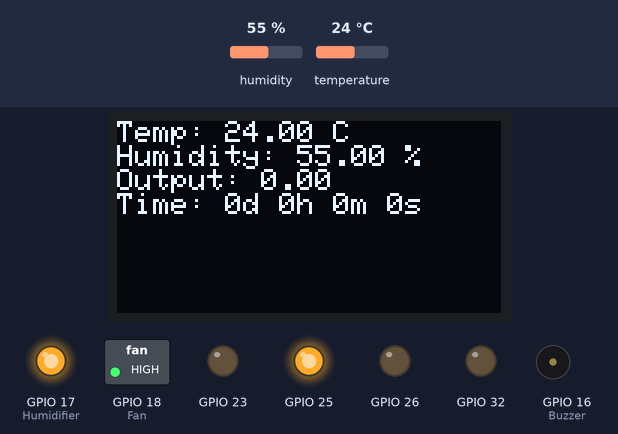
This sketch was run on a simulated ESP32. On the bench: 128×64 one-colour display, switched loads named in the sketch (green lamp = pin HIGH), output pins drawn as LEDs (lit = HIGH), buzzer (waves = sounding, pin HIGH). The inputs (shaded band) are chosen by the test bench; at power-on: temperature 24 °C, humidity 55 %. WiFi joins after 1.5 s; servers stay silent unless stated; the display library's start-up logo is not drawn; uploads are accepted with an empty reply; what the sketch prints to the serial monitor is not drawn.

Above: at 5.0 s.
5.1 s: temperature set to 12 °C
At 6.4 s:
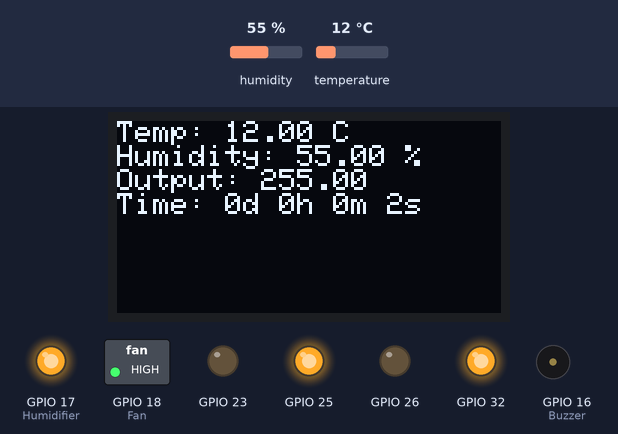
11.4 s: humidity set to 53 %
At 13.7 s:
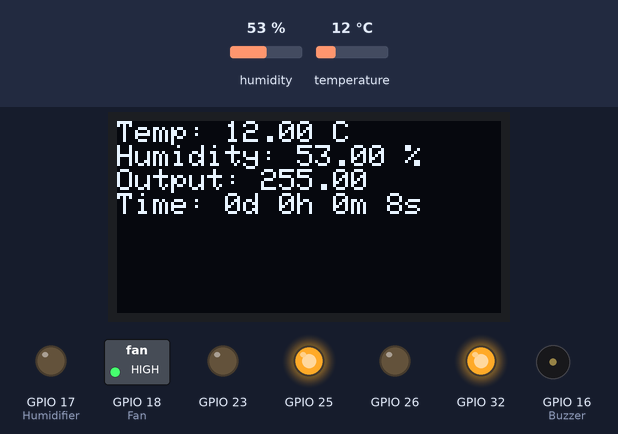
17.7 s: temperature set to 19 °C
At 19.9 s:
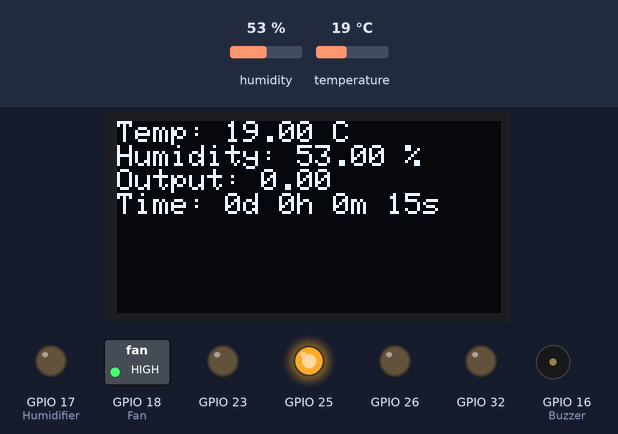
23.2 s: temperature set to 28 °C
At 27.3 s:
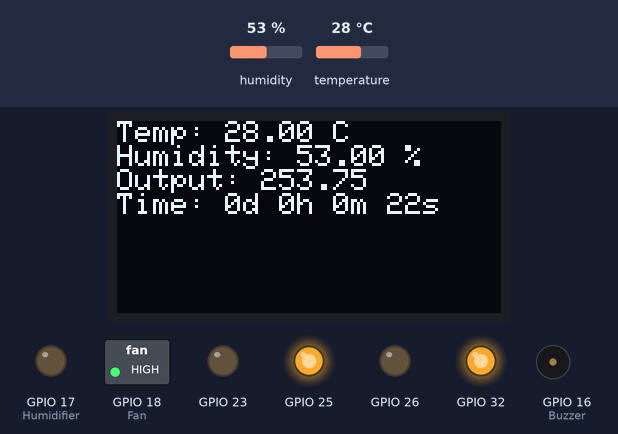
29.5 s: humidity set to 68 %
At 31.8 s:
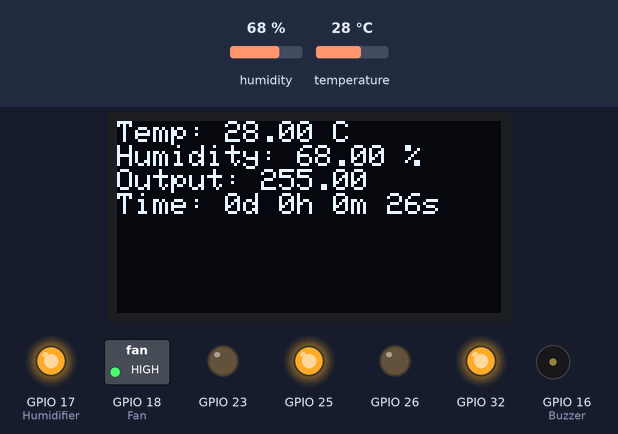
35.8 s: temperature set to 41 °C
At 38.0 s:
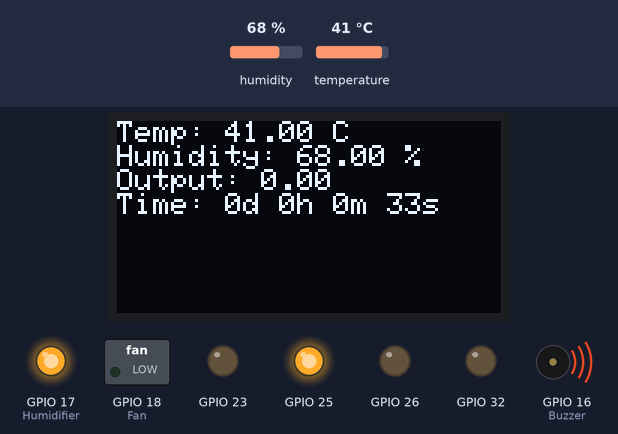
Timing chart, 0 to 56.7 s (numbered marks = the images above; inputs shaded):
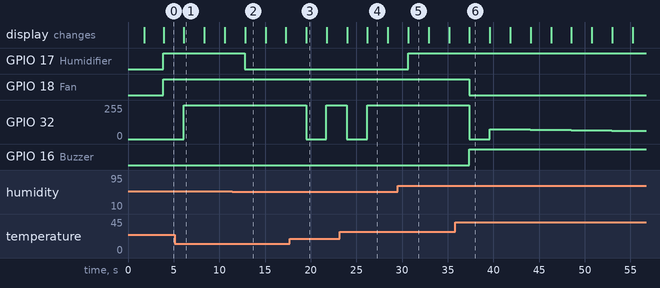

Measured:
- the behaviour switches between 55 and 54 % on humidity (found by bisection; images 1 and 2)
- after the input at 11.4 s, GPIO 17 (Humidifier): HIGH → LOW after 1.4 s
- after the input at 17.7 s, GPIO 32: 255/255 → 0/255 after 1.8 s, → 255/255 2.2 s later
- after the input at 23.2 s, GPIO 32: 255/255 → 0/255 after 0.75 s, → 253/255 2.2 s later, → 255/255 2.2 s later
- after the input at 29.5 s, GPIO 17 (Humidifier): LOW → HIGH after 1.2 s
- after the input at 35.8 s, GPIO 18 (Fan): HIGH → LOW after 1.5 s; GPIO 32: 255/255 → 0/255 after 1.5 s, → 74/255 2.2 s later, → 72/255 2.2 s later, → 70/255 2.2 s later, … (9 changes in this stretch); GPIO 16 (Buzzer): LOW → HIGH after 1.5 s
- what the display in image 1 shows lasts 2.3 s, from 6.1 s to 8.4 s

The sketch:

Arduino_Code.ino
```cpp
//past your Blynk IOT template_ID, TEMPLATE_NAME and AUTH_TOKEN here
#define BLYNK_TEMPLATE_ID "TMPL6w81mPBp8"
#define BLYNK_TEMPLATE_NAME "DHT22"
#define BLYNK_AUTH_TOKEN "Bf7Ds8CXCREH-nn_NxV0apGAEElso7mu"

#define BLYNK_PRINT Serial

#include <WiFi.h>
#include <BlynkSimpleEsp32.h>
#include <DHT.h>
#include <Wire.h>
#include <Adafruit_GFX.h>
#include <Adafruit_SSD1306.h>
#include <PID_v1.h>
#include <HTTPClient.h>

// WiFi credentials(Past your router/internet ssid and password)
char ssid[] = "V2027";
char pass[] = "fahim231";

// DHT sensor pin
#define DHTPIN 4
#define Buzzer 16
#define Fan 18
#define Humidifier 17
#define DHTTYPE DHT22   // DHT 22  (AM2302), AM2321
DHT dht(DHTPIN, DHTTYPE);

// Threshold temperature for notification
#define NOTIFICATION_THRESHOLD 38.0

// PID settings
double Setpoint = 37.5, Input, Output;
double Kp = 15, Ki = 5, Kd = 7; // Initial PID parameters
PID myPID(&Input, &Output, &Setpoint, Kp, Ki, Kd, DIRECT);

// OLED display settings
#define SCREEN_WIDTH 128
#define SCREEN_HEIGHT 64
#define OLED_RESET     -1
Adafruit_SSD1306 display(SCREEN_WIDTH, SCREEN_HEIGHT, &Wire, OLED_RESET);

// Timer variables
unsigned long startTime;
unsigned long elapsedTime;
unsigned long days;
unsigned long hours;
unsigned long minutes;
unsigned long seconds;

// Your Google Script Web App URL
const char* googleScriptURL = "https://script.google.com/macros/s/AKfycbwHriSS3SVPDDItg7uV6vYMiXFMxwGG4QKXFv6q7U2MhGf93gO0k9aJ9k8R5T4KZtig/exec";

void setup() {
  Serial.begin(115200);
  Blynk.begin(BLYNK_AUTH_TOKEN, ssid, pass);
  dht.begin();

  // Initialize pins for motor control
  pinMode(32, OUTPUT);
  pinMode(25, OUTPUT);
  pinMode(26, OUTPUT);
  pinMode(23, OUTPUT);
  pinMode(Buzzer, OUTPUT);
  pinMode(Fan, OUTPUT);
  pinMode(Humidifier, OUTPUT);
  pinMode(DHTPIN, INPUT);

  digitalWrite(25, HIGH);  //
  digitalWrite(26, LOW);   //

  // Initialize the PID
  myPID.SetMode(AUTOMATIC);
  myPID.SetOutputLimits(0, 255);  // PWM range

  // Initialize the OLED display
  if (!display.begin(SSD1306_SWITCHCAPVCC, 0x3C)) { // Address 0x3C for 128x64
    Serial.println(F("SSD1306 allocation failed"));
    for (;;);
  }
  display.display();
  delay(2000); // Pause for 2 seconds
  display.clearDisplay();

  // Initialize the timer
  startTime = millis();
}

void loop() {
  // Read temperature and humidity
  float temperature = dht.readTemperature();
  float humidity = dht.readHumidity();

  if (isnan(temperature) || isnan(humidity)) {
    Serial.println("Failed to read from DHT sensor!");
    return;
  }

  // Print temperature to Serial Monitor
  Serial.print("Temperature: ");
  Serial.print(temperature);
  Serial.println(" *C");

  // Check if the temperature exceeds the threshold
  if (temperature > NOTIFICATION_THRESHOLD) {
    Blynk.logEvent("temperature_alert", "Temperature exceeded 38 degrees Celsius!");
    digitalWrite(Buzzer, HIGH);
    digitalWrite(Fan, LOW);
  }
  else
  {
    digitalWrite(Buzzer, LOW);
    digitalWrite(Fan, HIGH);
  }

  // Control the humidifier based on humidity readings
  if (humidity < 55) {
    digitalWrite(Humidifier, LOW);
  } else {
    digitalWrite(Humidifier, HIGH);
  }

  Blynk.virtualWrite(V0, temperature); // Virtual pin V0 for temperature
  Blynk.virtualWrite(V1, humidity);    // Virtual pin V1 for humidity

  Blynk.run();

  // Update the PID input
  Input = temperature;

  // Compute the PID output
  myPID.Compute();

  // Scale the output based on distance from setpoint
  double distanceFromSetpoint = abs(Input - Setpoint);
  if (distanceFromSetpoint < 1.0) {  // Adjust as needed
    Output *= 0.5;  // Reduce output speed when close to setpoint
  }

  // Use the scaled PID output to control the bulb intensity
  analogWrite(32, Output);

  // Print PID output for debugging
  Serial.print("Analog Output: ");
  Serial.println(Output);

  // Calculate elapsed time in milliseconds
  elapsedTime = millis() - startTime;

  // Convert elapsed time to days, hours, minutes, and seconds
  seconds = elapsedTime / 1000;
  minutes = seconds / 60;
  hours = minutes / 60;
  days = hours / 24;
  seconds = seconds % 60;
  minutes = minutes % 60;
  hours = hours % 24;

  // Display temperature, humidity, analog output, and elapsed time on the OLED
  display.clearDisplay();
  display.setTextSize(1.7);
  display.setTextColor(SSD1306_WHITE);
  display.setCursor(0, 0);
  display.print("Temp: ");
  display.print(temperature);
  display.println(" C");
  display.print("Humidity: ");
  display.print(humidity);
  display.println(" %");
  display.print("Output: ");
  display.print(Output);
  display.println();
  display.print("Time: ");
  display.print(days);
  display.print("d ");
  display.print(hours);
  display.print("h ");
  display.print(minutes);
  display.print("m ");
  display.print(seconds);
  display.print("s");
  display.display();

  // Send data to Google Sheets
  if (WiFi.status() == WL_CONNECTED) {
    HTTPClient http;

    String url = String(googleScriptURL) + "?temperature=" + temperature + "&humidity=" + humidity;
    http.begin(url);
    int httpResponseCode = http.GET();

    if (httpResponseCode > 0) {
      String response = http.getString();
      Serial.println(httpResponseCode);
      Serial.println(response);
    } else {
      Serial.print("Error on sending GET request: ");
      Serial.println(httpResponseCode);
    }
    http.end();
  }

  // Wait a bit before the next loop
  delay(2000);
}
```
